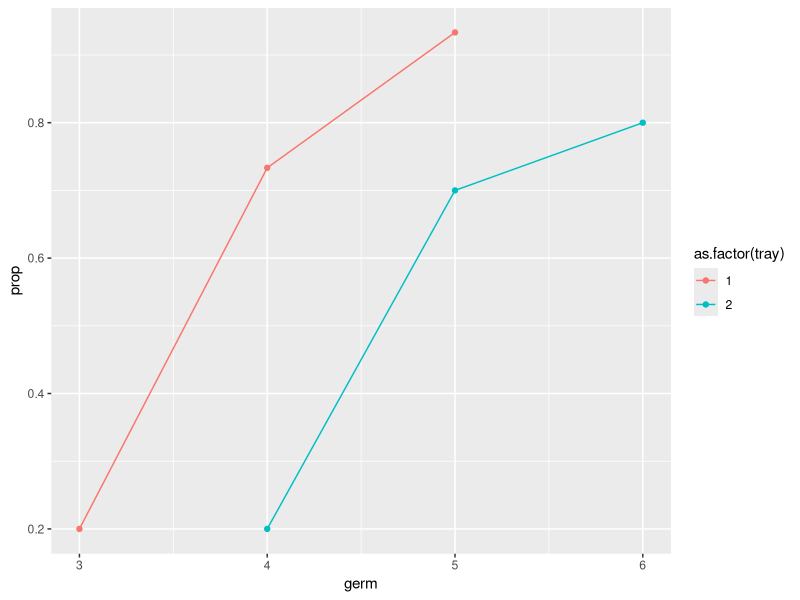
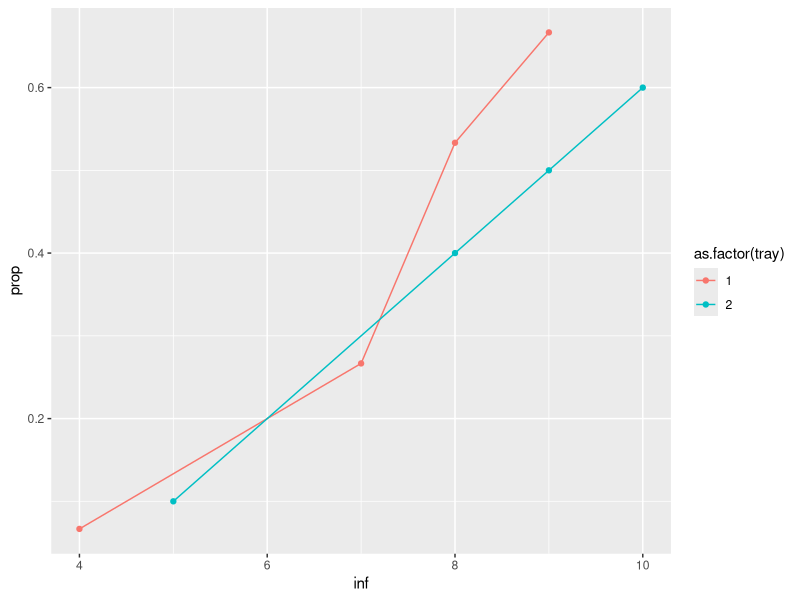

R code for these plots, in order:
#trying to find a better way to enter data. it would be nice to enter data in the form of a matrix, which conserves the spatial arrangements of the plant cells, rather than a list which requires recalculating which cell you're keeping track of. 
#create 3 matrices per tray: 1. spatial arrangement of plants with their ID, 2. germination times, 3. state changes from S to I.  

library(tidyverse)
library(readxl)
rm(list=ls())

#read in data----
pos <- read_xlsx('GH_data/dataentry_matrix.xlsx', sheet=1, na = "NA")
germ <- read_xlsx('GH_data/dataentry_matrix.xlsx', sheet=2, na = "NA")
inf <- read_xlsx('GH_data/dataentry_matrix.xlsx', sheet=3, na = "NA")

#goal: turn the data in matrix form into dataframe form

#seperate each tray into a list----
sep_list <- function(dat){
  rowstarts <- grep("tray", dat$col1)
  ntrays <- length(rowstarts)-1
  dlist <- lapply(1:ntrays, function(i) {
    dat <- dat[(rowstarts[i]+1):(rowstarts[i+1]-1), ]
    dat[,1] <- as.numeric(dat$col1)
    dat
  })
  names(dlist) <- dat$col1[rowstarts][1:ntrays]
  return(dlist)
}
#run list function for each data sheet
posL <- sep_list(pos)
germL <- sep_list(germ)
infL <- sep_list(inf)

#turn matrix into df----
dfL <- lapply(1:length(posL), function(x) {
  d <- data.frame(
    tray = x,
    pos = as.vector(as.matrix(posL[[x]])),
    germ = as.vector(as.matrix(germL[[x]])),
    inf = as.vector(as.matrix(infL[[x]]))
  )
  filter(d, !is.na(pos))
  
})
head(dfL)

#turn list back into dataframe
df <- bind_rows(dfL)

#visualize changes over time----
#germination
df_germ <- df %>% 
  group_by(tray) %>% 
  count(germ) %>% 
  mutate(cumsum = cumsum(n),
         prop = cumsum/cumsum[which(cumsum==max(cumsum))]) 
#plot
df_germ %>% 
  filter(!is.na(germ)) %>% 
ggplot(., aes(germ, prop, color = as.factor(tray))) +
  geom_point() +
  geom_line() 

#infections
df_inf <- df %>% 
  group_by(tray) %>% 
  count(inf) %>% 
  mutate(cumsum = cumsum(n),
         prop = cumsum/cumsum[which(cumsum==max(cumsum))])
#plot
df_inf %>% 
  filter(!is.na(inf)) %>% 
ggplot(., aes(inf, prop, color=as.factor(tray))) +
  geom_point() +
  geom_line()


